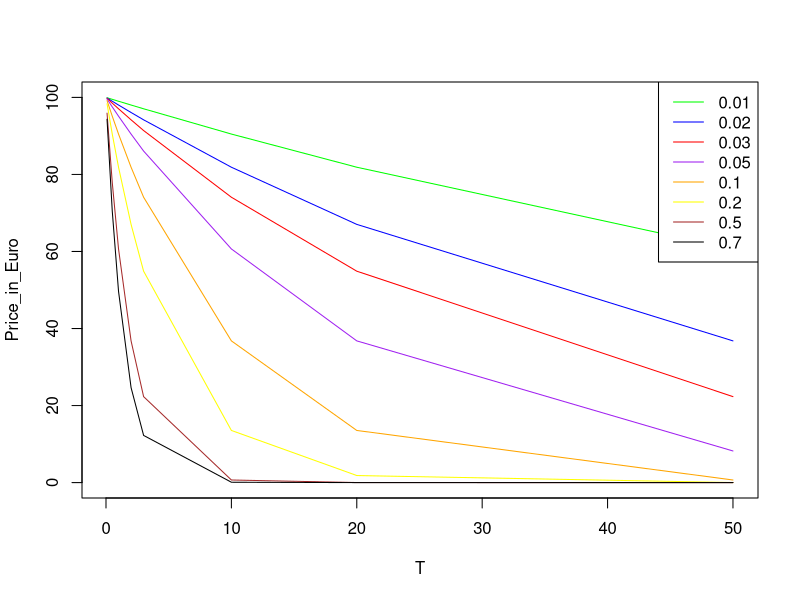

This figure's R source:
#Time value of money

P= 100
T = c(1/12,1/2,1,2,3,10,20,50)
r = c(0.01,0.02,0.03, 0.05, 0.1, 0.2, 0.5, 0.7)
value_now_0.01 = P*exp(-T*r[1])
value_now_0.02 = P*exp(-T*r[2])
value_now_0.03 = P*exp(-T*r[3])
value_now_0.05 = P*exp(-T*r[4])
value_now_0.1 = P*exp(-T*r[5])
value_now_0.2 = P*exp(-T*r[6])
value_now_0.5 = P*exp(-T*r[7])
value_now_0.7 = P*exp(-T*r[8])

Price_in_Euro=c(0,0,0,0,0,0,0,100)
plot(T,Price_in_Euro, col = "white")
lines(T,value_now_0.01 , col = "green")
lines(T,value_now_0.02 , col = "blue")
lines(T,value_now_0.03 , col = "red")
lines(T,value_now_0.05 , col = "purple")
lines(T,value_now_0.1 , col = "orange")
lines(T,value_now_0.2 , col = "yellow")
lines(T,value_now_0.5 , col = "brown")
lines(T,value_now_0.7 , col = "black")


legend("topright", c("0.01", "0.02", "0.03", "0.05", "0.1","0.2","0.5", "0.7"),
       lty = c(1,1),
       col = c("green", "blue", "red", "purple","orange", "yellow", "brown", "black"))